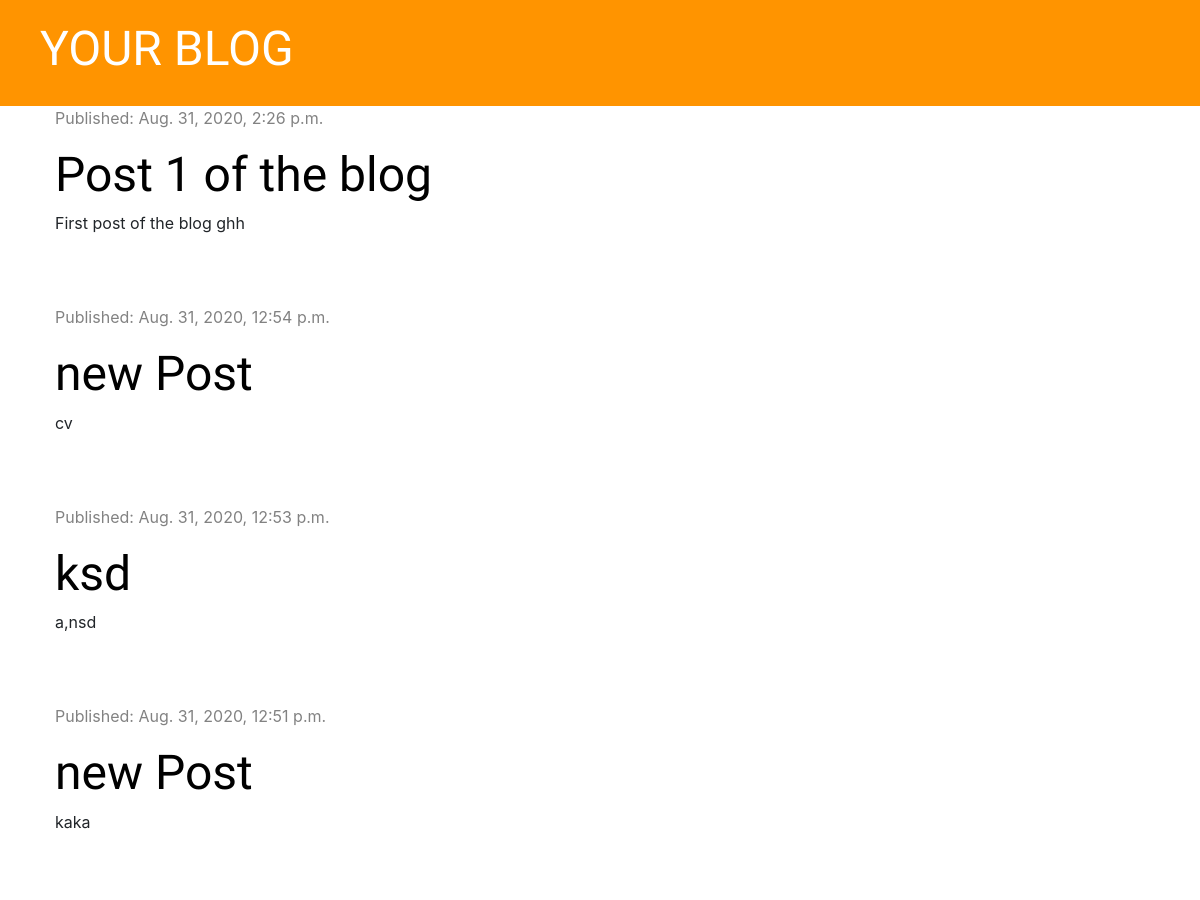
Before: / (upper part) with the older database file.
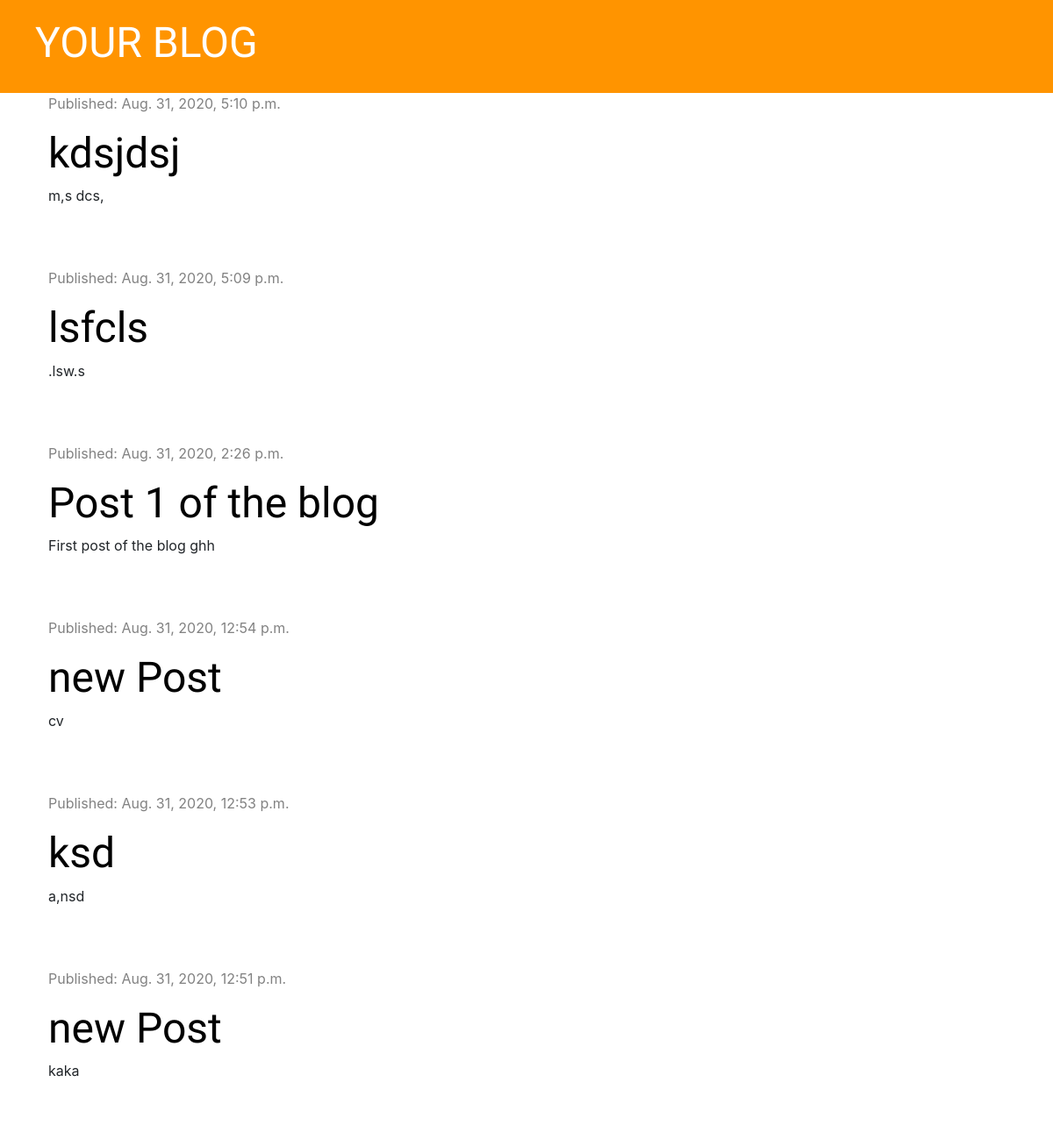
After: the same page with the newer database file.
### blog/models.py (models this page shows, shortened)
class Post(models.Model):
    author = models.ForeignKey('auth.User', on_delete=models.CASCADE)
    title = models.CharField(max_length=200)
    text = models.TextField()
    created_date = models.DateTimeField(default=timezone.now)
    published_date = models.DateTimeField(blank=True, null=True)

### blog/views.py (the view)
# urls.py: path('', views.post_list, name='post_list'),
def post_list(request):
    posts = Post.objects.filter(published_date__lte=timezone.now()).order_by('-published_date')
    stuff_for_frontend = {'posts': posts}
    return render(request, 'blog/post_list.html', stuff_for_frontend)

### blog/templates/blog/post_list.html
{% extends 'blog/base.html' %}
{% block content %}
                {% for post in posts %}
                    <div class="post">
                        <div class="date">
                            <p>Published: {{ post.published_date }}</p>
                        </div>
                        <h1><a href="{% url 'post_detail' pk=post.pk %}">{{ post.title }}</a></h1>
                        <p>{{ post.text|truncatechars:50|linebreaksbr }}</p>
                    </div>
                {% endfor %}
{% endblock %}

Changed rows visible on the page:
added Post: published_date "Aug. 31, 2020, 5:10 p.m.", title "kdsjdsj", text "m,s dcs,"
added Post: published_date "Aug. 31, 2020, 5:09 p.m.", title "lsfcls", text ".lsw.s"
